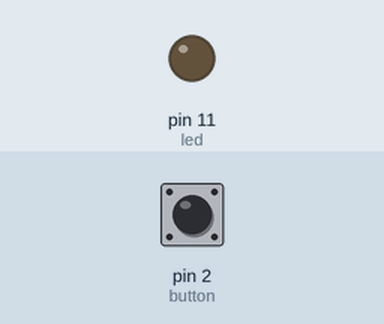
Simulated run of this program. Board: Arduino Uno, built with avr-gcc and run on an emulated ATmega328P. On the bench: output pins drawn as LEDs (lit = HIGH). Inputs (shaded band) come from the test bench; at power-on: pin 2 (button) HIGH.

Above: at 1.2 s.
1.3 s: pin 2 (button) pulled LOW for 0.15 s
At 2.2 s:
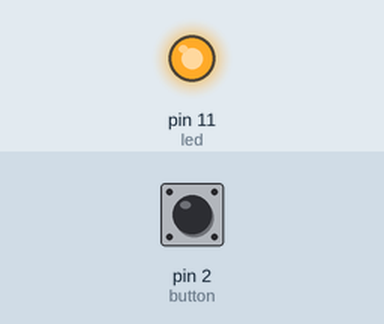
2.9 s: pin 2 (button) pulled LOW for 1 s
At 3.4 s:
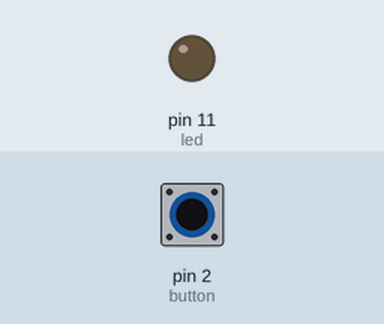
5.4 s: pin 2 (button) pulled LOW for 3.2 s
At 6.5 s:
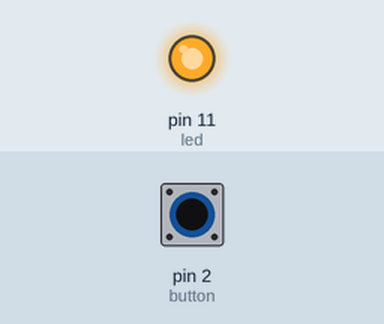
Timing chart, 0 to 8.4 s (numbered marks = the images above; inputs shaded):
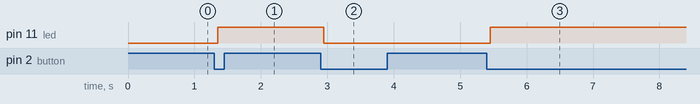

The program:

main.cpp
```cpp
//#####################################################
// การทำงานของสวิตซ์ กดติด กดดับ
#include <Arduino.h>

const int button = 2;
const int led = 11;

int ledState = LOW;
int buttonState;
int lastButtonState = HIGH;           //ยังไม่กดปุ่ม

unsigned long lastTime = 0;
unsigned long preiod = 50;

void toggle_switch();
//######################################################
void setup() {
  pinMode(button, INPUT);             //ทำงานที่ลอจิก LOW
  pinMode(led, OUTPUT);
  digitalWrite(led, ledState);
}

void loop() {
toggle_switch();
}

//######################################################
void toggle_switch(){
  int reading = digitalRead(button);   //เก็บค่าทีอ่านได้จากสวิตซ์ไปไว้ที่ reading
  if (reading != lastButtonState) {    //ถ้า reading ไม่เท่ากับ lastButtonState
    lastTime = millis();               //ให้นำค่าเวลาจาก millis ไปเก็บไว้ที่่ lastTime
  }
  if (millis() - lastTime > preiod) { //จะทำงานทูกๆ 50 mS
    if (reading != buttonState) {
      buttonState = reading;          //buttonState = ลอจิก 0
      if (buttonState == LOW) {
        ledState = !ledState;         //
      }
    }
  }
  digitalWrite(led, ledState);        //led ติดสว่าง
  lastButtonState = reading;          //reading = ลอจิก 1
}
```

Measured:
- after the input at 1.3 s, pin 11 (led): LOW → HIGH after 0.05 s
- after the input at 2.9 s, pin 11 (led): HIGH → LOW after 0.05 s
- after the input at 5.4 s, pin 11 (led): LOW → HIGH after 0.05 s
